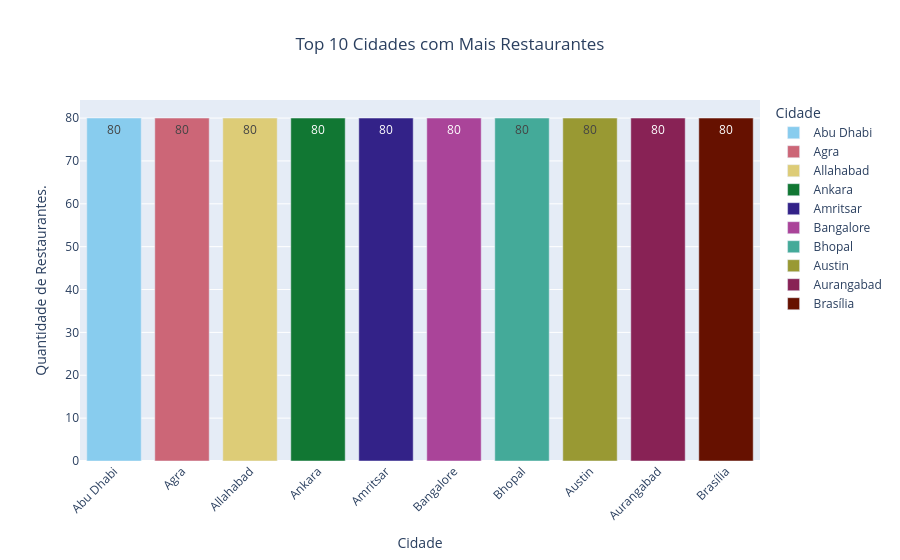

Write notebook code for a chart like this one.
### Markdown cell above
## Top 10 Cidades com mais Restaurantes na Base de Dados

### Code cell
cidade_quantidade_restaurantes = df.groupby("city").size().reset_index(name="quantidade").sort_values(by="quantidade", ascending=False)

top_10_cidades_com_mais_restaurantes = cidade_quantidade_restaurantes.head(10)

fig = px.bar(
    top_10_cidades_com_mais_restaurantes, 
    x="city", 
    y="quantidade", 
    title="Top 10 Cidades com Mais Restaurantes",
    labels={"city": "Cidade", "quantidade": "Quantidade de Restaurantes."},
    text_auto=True, # Adiciona o número de restaurantes em cima de cada barra
    color="city", # Opcional: cria um degradê de cores baseado na quantidade
    color_discrete_sequence=px.colors.qualitative.Safe # Cores para pessoas daltonicas
)

# Melhorando o layout para facilitar a leitura
fig.update_layout(
    xaxis_tickangle=-45, # Inclina os nomes das cidades para não sobreporem
    title_x=0.5, # Centraliza o título
    xaxis_categoryorder='total descending',
)

# Exibindo o gráfico
fig.show()

### Figure 1 — Plotly figure (JSON) as saved in the notebook; plotly's stock layout.template omitted (floating-point values rounded to 4 significant figures)
{"data": [{"hovertemplate": "Cidade=%{x}<br>Quantidade de Restaurantes.=%{y}<extra></extra>", "legendgroup": "Abu Dhabi", "marker": {"color": "rgb(136, 204, 238)", "pattern": {"shape": ""}}, "name": "Abu Dhabi", "orientation": "v", "showlegend": true, "textposition": "auto", "texttemplate": "%{y}", "type": "bar", "x": ["Abu Dhabi"], "xaxis": "x", "y": [80], "yaxis": "y"}, {"hovertemplate": "Cidade=%{x}<br>Quantidade de Restaurantes.=%{y}<extra></extra>", "legendgroup": "Agra", "marker": {"color": "rgb(204, 102, 119)", "pattern": {"shape": ""}}, "name": "Agra", "orientation": "v", "showlegend": true, "textposition": "auto", "texttemplate": "%{y}", "type": "bar", "x": ["Agra"], "xaxis": "x", "y": [80], "yaxis": "y"}, {"hovertemplate": "Cidade=%{x}<br>Quantidade de Restaurantes.=%{y}<extra></extra>", "legendgroup": "Allahabad", "marker": {"color": "rgb(221, 204, 119)", "pattern": {"shape": ""}}, "name": "Allahabad", "orientation": "v", "showlegend": true, "textposition": "auto", "texttemplate": "%{y}", "type": "bar", "x": ["Allahabad"], "xaxis": "x", "y": [80], "yaxis": "y"}, {"hovertemplate": "Cidade=%{x}<br>Quantidade de Restaurantes.=%{y}<extra></extra>", "legendgroup": "Ankara", "marker": {"color": "rgb(17, 119, 51)", "pattern": {"shape": ""}}, "name": "Ankara", "orientation": "v", "showlegend": true, "textposition": "auto", "texttemplate": "%{y}", "type": "bar", "x": ["Ankara"], "xaxis": "x", "y": [80], "yaxis": "y"}, {"hovertemplate": "Cidade=%{x}<br>Quantidade de Restaurantes.=%{y}<extra></extra>", "legendgroup": "Amritsar", "marker": {"color": "rgb(51, 34, 136)", "pattern": {"shape": ""}}, "name": "Amritsar", "orientation": "v", "showlegend": true, "textposition": "auto", "texttemplate": "%{y}", "type": "bar", "x": ["Amritsar"], "xaxis": "x", "y": [80], "yaxis": "y"}, {"hovertemplate": "Cidade=%{x}<br>Quantidade de Restaurantes.=%{y}<extra></extra>", "legendgroup": "Bangalore", "marker": {"color": "rgb(170, 68, 153)", "pattern": {"shape": ""}}, "name": "Bangalore", "orientation": "v", "showlegend": true, "textposition": "auto", "texttemplate": "%{y}", "type": "bar", "x": ["Bangalore"], "xaxis": "x", "y": [80], "yaxis": "y"}, {"hovertemplate": "Cidade=%{x}<br>Quantidade de Restaurantes.=%{y}<extra></extra>", "legendgroup": "Bhopal", "marker": {"color": "rgb(68, 170, 153)", "pattern": {"shape": ""}}, "name": "Bhopal", "orientation": "v", "showlegend": true, "textposition": "auto", "texttemplate": "%{y}", "type": "bar", "x": ["Bhopal"], "xaxis": "x", "y": [80], "yaxis": "y"}, {"hovertemplate": "Cidade=%{x}<br>Quantidade de Restaurantes.=%{y}<extra></extra>", "legendgroup": "Austin", "marker": {"color": "rgb(153, 153, 51)", "pattern": {"shape": ""}}, "name": "Austin", "orientation": "v", "showlegend": true, "textposition": "auto", "texttemplate": "%{y}", "type": "bar", "x": ["Austin"], "xaxis": "x", "y": [80], "yaxis": "y"}, {"hovertemplate": "Cidade=%{x}<br>Quantidade de Restaurantes.=%{y}<extra></extra>", "legendgroup": "Aurangabad", "marker": {"color": "rgb(136, 34, 85)", "pattern": {"shape": ""}}, "name": "Aurangabad", "orientation": "v", "showlegend": true, "textposition": "auto", "texttemplate": "%{y}", "type": "bar", "x": ["Aurangabad"], "xaxis": "x", "y": [80], "yaxis": "y"}, {"hovertemplate": "Cidade=%{x}<br>Quantidade de Restaurantes.=%{y}<extra></extra>", "legendgroup": "Brasília", "marker": {"color": "rgb(102, 17, 0)", "pattern": {"shape": ""}}, "name": "Brasília", "orientation": "v", "showlegend": true, "textposition": "auto", "texttemplate": "%{y}", "type": "bar", "x": ["Brasília"], "xaxis": "x", "y": [80], "yaxis": "y"}], "layout": {"barmode": "relative", "legend": {"title": {"text": "Cidade"}, "tracegroupgap": 0}, "title": {"text": "Top 10 Cidades com Mais Restaurantes", "x": 0.5}, "xaxis": {"anchor": "y", "categoryarray": ["Abu Dhabi", "Agra", "Allahabad", "Ankara", "Amritsar", "Bangalore", "Bhopal", "Austin", "Aurangabad", "Brasília"], "categoryorder": "total descending", "domain": [0, 1], "tickangle": -45, "title": {"text": "Cidade"}}, "yaxis": {"anchor": "x", "domain": [0, 1], "title": {"text": "Quantidade de Restaurantes."}}}}
